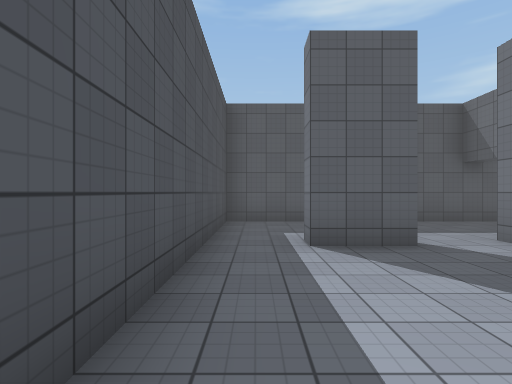
[1] (above)

24 first-person views from a walk through a Unity game level. The camera is 1.5 m above the floor, looks level and sees 80° across. The floor is counted in squares, 2 m on a side. Each view is taken from the middle of a square. On the plan, view 1 faces up. The plan holds only what a view shows up to about 10 squares ahead; the rest is blank. The place goes on beyond the plan. Some animated figures are left out. Surface patterns are stand-ins for the level's own textures.

[2]
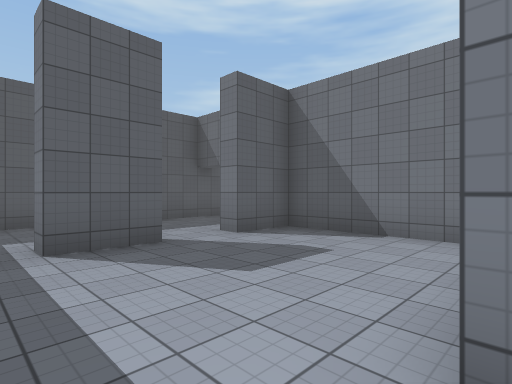

[3]
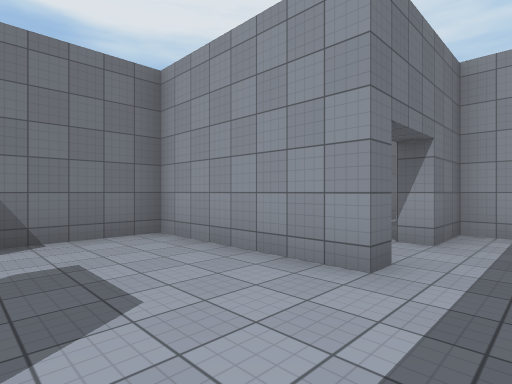

[4]
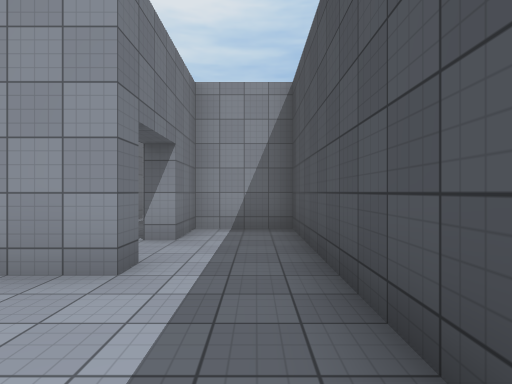

[5]
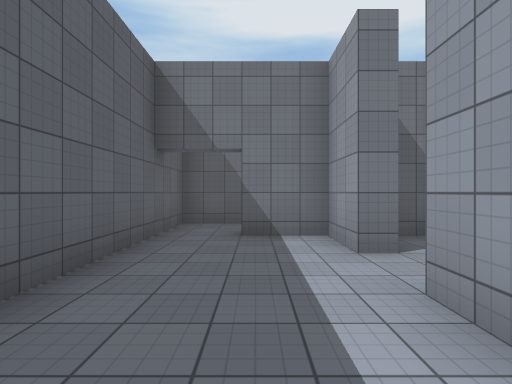

[6]
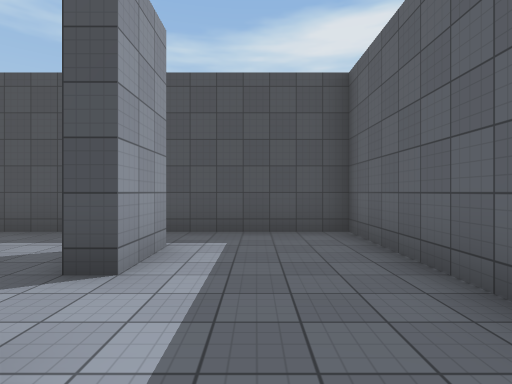

[7]
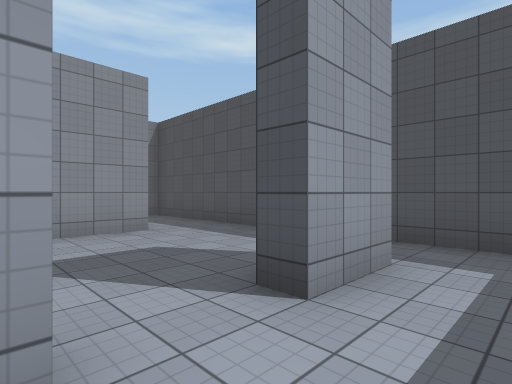

[8]
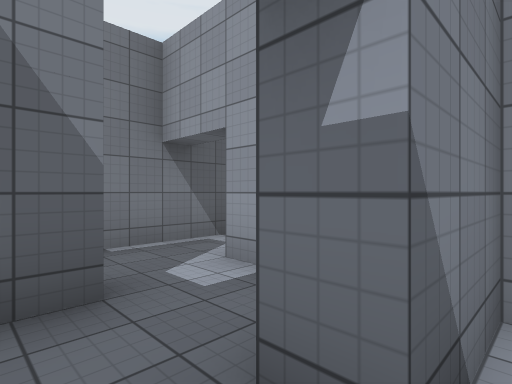

[9]
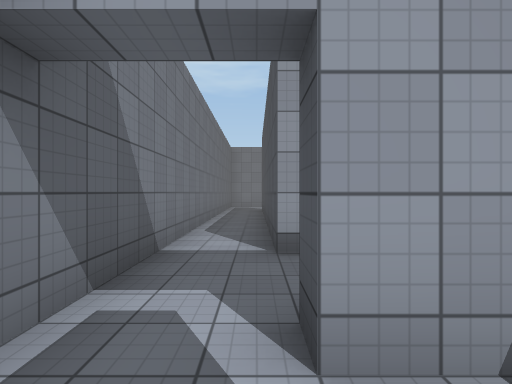

[10]
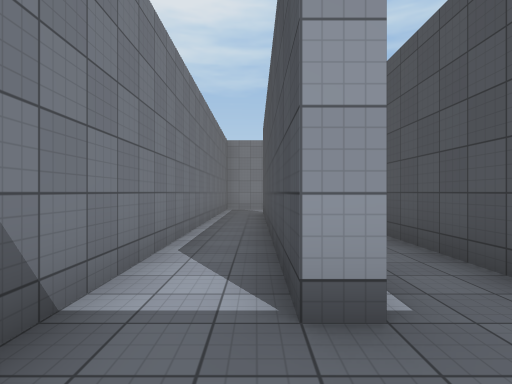

[11]
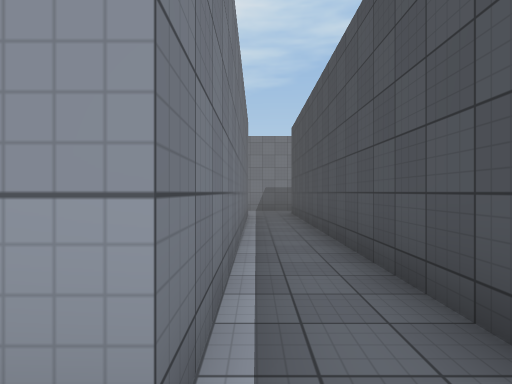

[12]
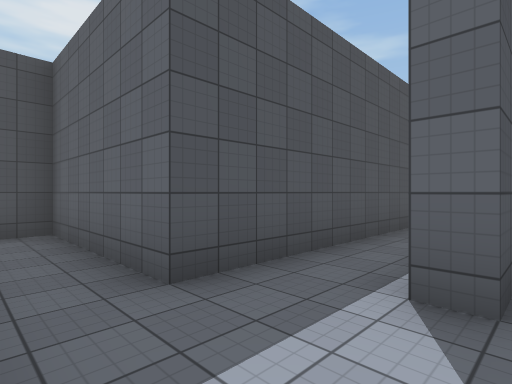

[13]
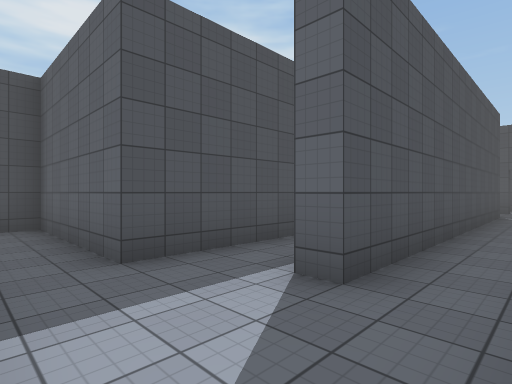

[14]
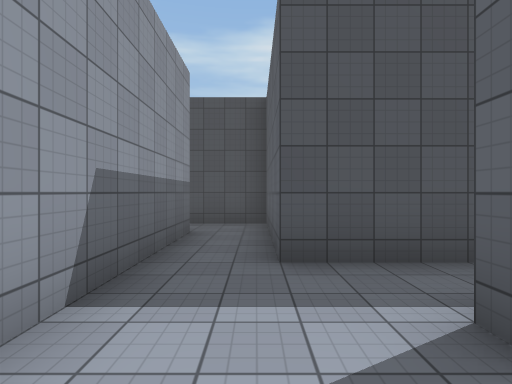

[15]
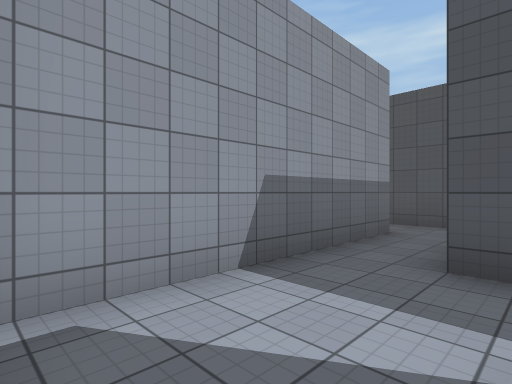

[16]
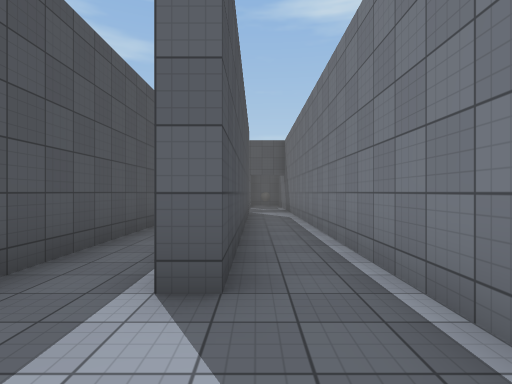

[17]
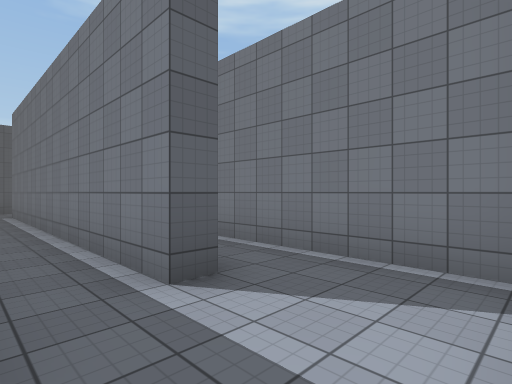

[18]
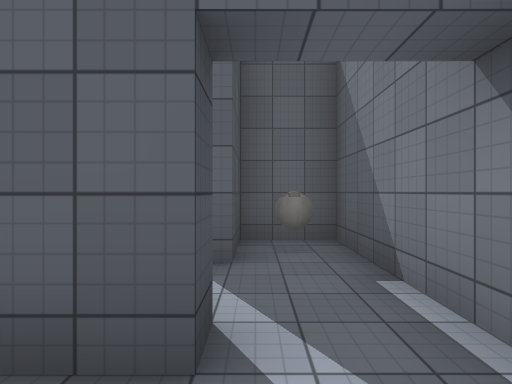

[19]
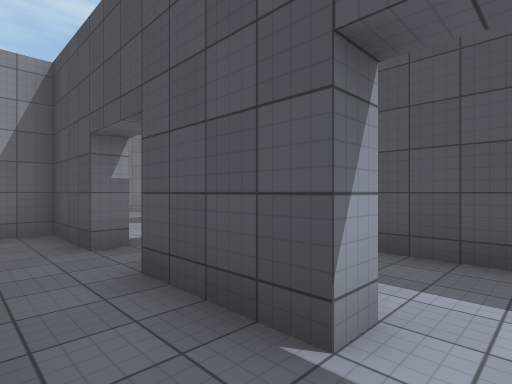

[20]
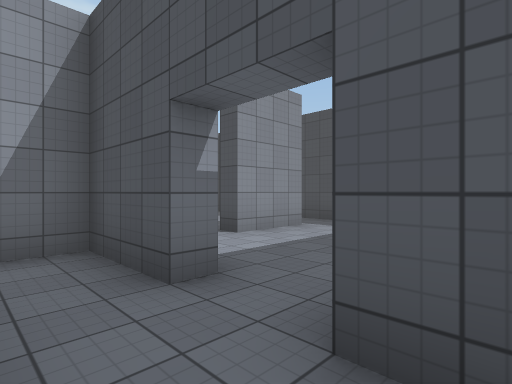

[21]
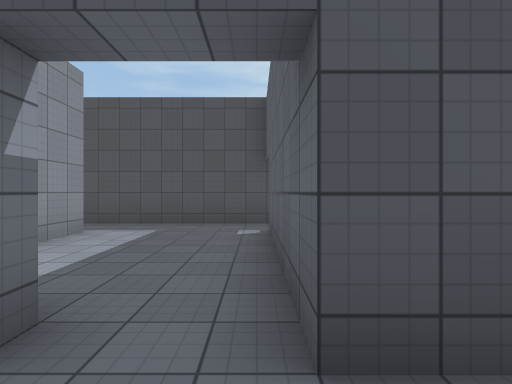

[22]
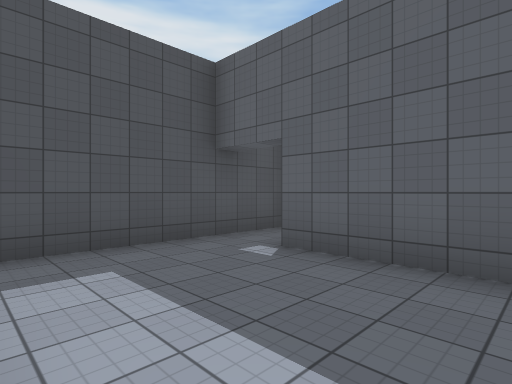

[23]
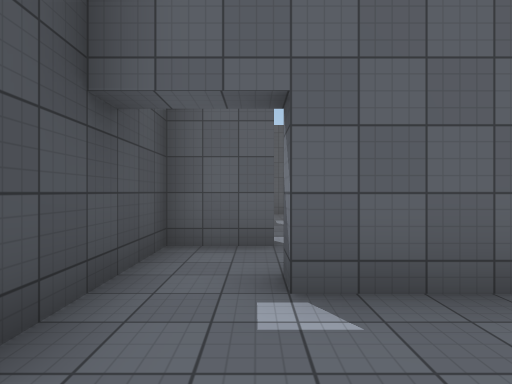

[24]
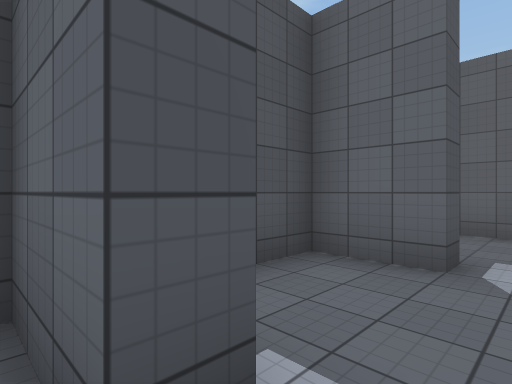

### Floor plan
Points are (right, up) in squares from view 1. A wall is a line through its corners. A room is listed if a view was taken in it or the views show most of it. See-through windows are left out.
Room 1 (views 1, 2)
walls: (1.2, -0.2) (1.2, 0.2); (-0.8, 0.5) (-0.8, -3.3) (1.2, -3.3) (1.2, -1.7)
ways out: opening at (0.5, 0) to room 2; opening at (2, -1) to room 7
Room 2 (views 3, 4)
walls: (1.2, 0.2) (5.2, 0.2) (5.2, 4.2) (3.8, 4.2) (3.8, 4.8); (2.2, 4.8) (2.2, 4.2) (0.8, 4.2) (0.8, 4.8); (-0.8, 4.5) (-0.8, 0.5)
ways out: opening at (0.5, 0) to room 1; opening at (0, 4) to room 3; opening at (3, 4) to room 3
Room 3 (views 5, 6, 7, 8)
walls: (0.8, 4.8) (2.2, 4.8); (3.8, 4.8) (5.2, 4.8) (5.2, 6.2); (5.5, 7.7) (-0.8, 7.7) (-0.8, 4.5)
ways out: opening at (0, 4) to room 2; opening at (3, 4) to room 2; opening at (6, 7) to room 4
Room 4 (views 9, 10, 18)
walls: (6.9, 4.8) (7.8, 4.8) (7.8, 4.2); (7.2, 6.2) (7.2, 7.7) (5.5, 7.7); (9.3, 2.5) (9.3, 7.7) (7.8, 7.7) (7.8, 6.2); (7.2, 2.2) (7.8, 2.2); (5.2, 6.2) (5.8, 6.2)
ways out: opening at (6, 7) to room 3; opening at (7, 3) to room 5; opening at (9, 2) to room 6
Room 5 (view 11)
walls: (5.8, 1.6) (5.8, -4.5); (7.2, -4.5) (7.2, 2.2); (7.8, 4.2) (6.9, 4.2)
ways out: opening at (7, 3) to room 4; opening at (7, -5) to room 6
Room 6 (views 12, 13, 14, 15, 16, 17)
walls: (5.8, -4.5) (5.8, -7.7) (1.7, -7.7) (1.7, -9.9); (9.3, -8.8) (9.3, 2.5); (3.2, -9.2) (8.9, -9.2); (7.8, 2.2) (7.8, -6.7) (7.2, -6.7) (7.2, -4.5)
ways out: opening at (9, 2) to room 4; opening at (7, -5) to room 5
Room 7 (views 19, 20, 21)
walls: (1.2, -5.2) (1.7, -5.2) (1.7, -7.2) (3.9, -7.2); (1.2, -1.7) (1.7, -1.7) (1.7, -3.7)
ways out: opening at (2, -1) to room 1; opening at (2, -5) to room 8
Room 8 (views 22, 23, 24)
walls: (-2.8, -7.2) (-0.8, -7.2); (1.7, -3.7) (-2.7, -3.7) (-2.7, -3.2); (-2.7, -1.2) (-2.7, -1.7) (-4.2, -1.7) (-4.2, -7.4)
ways out: opening at (2, -5) to room 7; opening at (-2, -2) to room 9; opening at (0.5, -8)
Room 9 (no view inside)
walls: (-2.7, 1.8) (-2.7, 1.3) (-4.2, 1.3) (-4.2, 0.2); (-2.5, 4.2) (-3.2, 4.2)
ways out: opening at (-2, -2) to room 8; opening at (-3.5, 2.5)

Where each view was taken, in squares from view 1:
view 1: 0 up, 0 right, facing up
view 2: 0 up, 0 right, facing up-right
view 3: 3 up, 0 right, facing down-right
view 4: 3 up, 0 right, facing down
view 5: 6 up, 0 right, facing right
view 6: 6 up, 5 right, facing left
view 7: 6 up, 4 right, facing down-left
view 8: 7 up, 5 right, facing down-right
view 9: 6 up, 8 right, facing down
view 10: 4 up, 8 right, facing down
view 11: 3 up, 7 right, facing down
view 12: 9 down, 8 right, facing up-left
view 13: 9 down, 9 right, facing up-left
view 14: 8 down, 9 right, facing left
view 15: 7 down, 9 right, facing down-left
view 16: 9 down, 8 right, facing up
view 17: 9 down, 6 right, facing up-right
view 18: 3 up, 8 right, facing up
view 19: 1 down, 3 right, facing down-left
view 20: 3 down, 3 right, facing down-left
view 21: 4 down, 3 right, facing left
view 22: 7 down, 0 right, facing up-left
view 23: 6 down, 3 left, facing up
view 24: 2 down, 2 left, facing up-left
